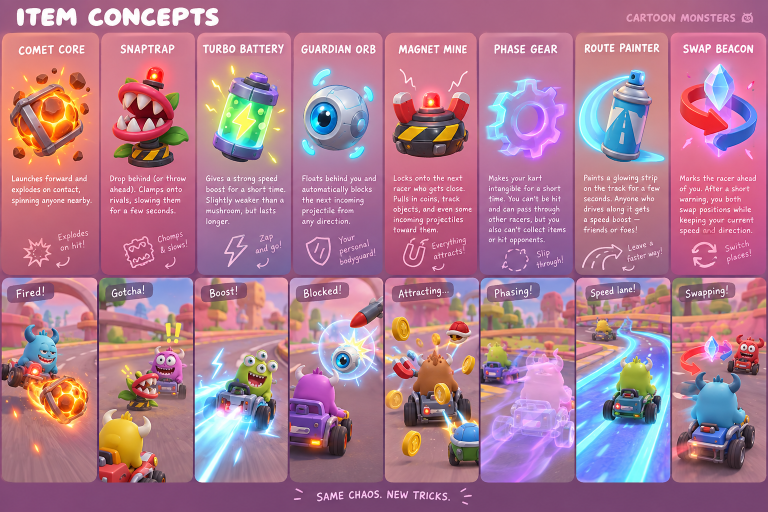
#> input picture art-source/concepts/items/item-concepts.png, 1536 x 1024 px (shown at 1/2 size)
$ python package_item_review.py
#> lines starting #> are read from the running program, lines starting #| are printed output that depends on the picture
"""Build contact sheets and documentation from actual Blender review renders.

Run with ordinary Python + Pillow, not Blender. No image generation is used.
"""
import json
from pathlib import Path
import shutil
from PIL import Image, ImageDraw, ImageFont, ImageOps

ROOT=Path(__file__).resolve().parents[2]
OUT=ROOT/'art-source/blender/items'
ITEMS=[('comet-core','Comet Core','03'),('snaptrap','Snaptrap','03'),
       ('turbo-battery','Turbo Battery','02'),('guardian-orb','Guardian Orb','03'),
       ('magnet-mine','Magnet Mine','02'),('phase-gear','Phase Gear','02'),
       ('route-painter','Route Painter','02'),('swap-beacon','Swap Beacon','03')]
NOTES={
 'comet-core':'Three passes: irregular basalt cells, narrower molten fissures, deeper orange rock, forged cage, rivets, orbiting rocks, and flame tips.',
 'snaptrap':'Three passes: connected dark-red mouth backing, separated upper/lower jaw parts, enlarged fangs, lowered foliage, tongue, and corrected warning-light seating.',
 'turbo-battery':'Two passes: purple end caps, lime reservoir, thin cyan glass, raised lightning badge, bubbles, and reduced glass refraction to keep the energy cell visible.',
 'guardian-orb':'Three passes: flattened eye assembly, narrower recessed seams, larger staggered ceramic panels, finer iris fibers, side ports, and floating cyan shield arcs.',
 'magnet-mine':'Two passes: broad hazard-striped puck, rounded horseshoe and silver poles, shorter pole height relative to the red beacon, front hatch, and mounting bolts.',
 'phase-gear':'Two passes: ten-tooth open-center gear, softened tooth corners, cyan-to-violet material bands, translucent body, and separate luminous edge geometry.',
 'route-painter':'Two passes: rolled can rims, inset spray aperture, drips separated from the curved tapering road graphic, raised road dashes, and optional cyan paint swoosh.',
 'swap-beacon':'Three passes: faceted crystal, separated red/blue ribbon heights, a reversed blue arrowhead, and a broad upper diamond with a distinct smaller spectral point below the loops.'}

def font(size):return ImageFont.truetype('/System/Library/Fonts/Helvetica.ttc',size)

overview=Image.new('RGB',(1920,1190),'#211A2B');d=ImageDraw.Draw(overview)
#> after `overview = Image.new('RGB', (1920, 1190), '#211A2B')`:
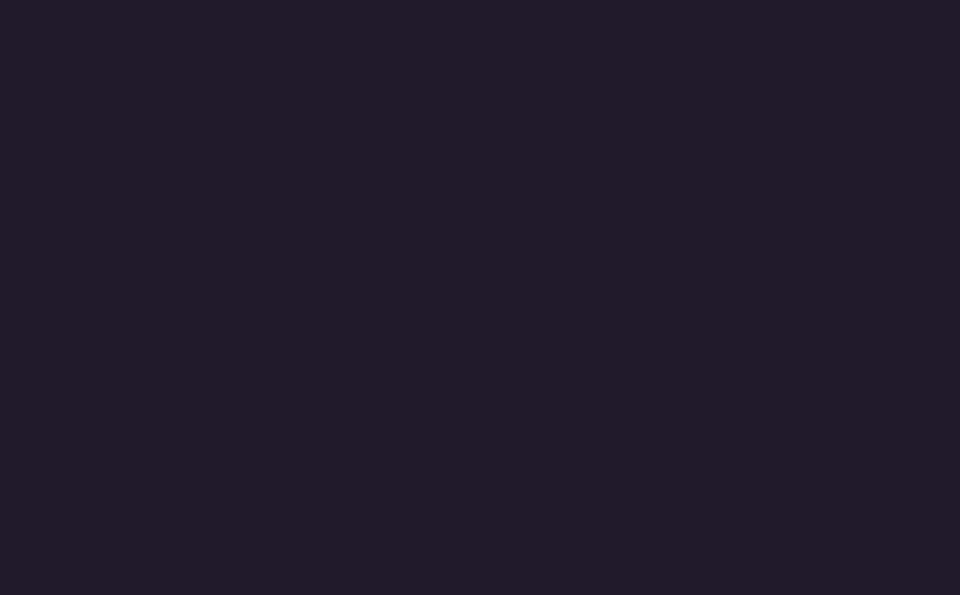
#> overview: PIL image 1920x1190 RGB (shown at 1/2 size); mean R, G, B 33, 26, 43
d.text((32,22),'ITEMS / BLENDER MODELS',font=font(42),fill='#FFFFFF')
d.text((34,80),'Eight editable models  /  Actual mesh renders  /  Preserved iteration passes',font=font(22),fill='#C9B7D2')
comparison=Image.new('RGB',(1440,2410),'#211A2B');cd=ImageDraw.Draw(comparison)
#> after `comparison = Image.new('RGB', (1440, 2410), '#211A2B')`:
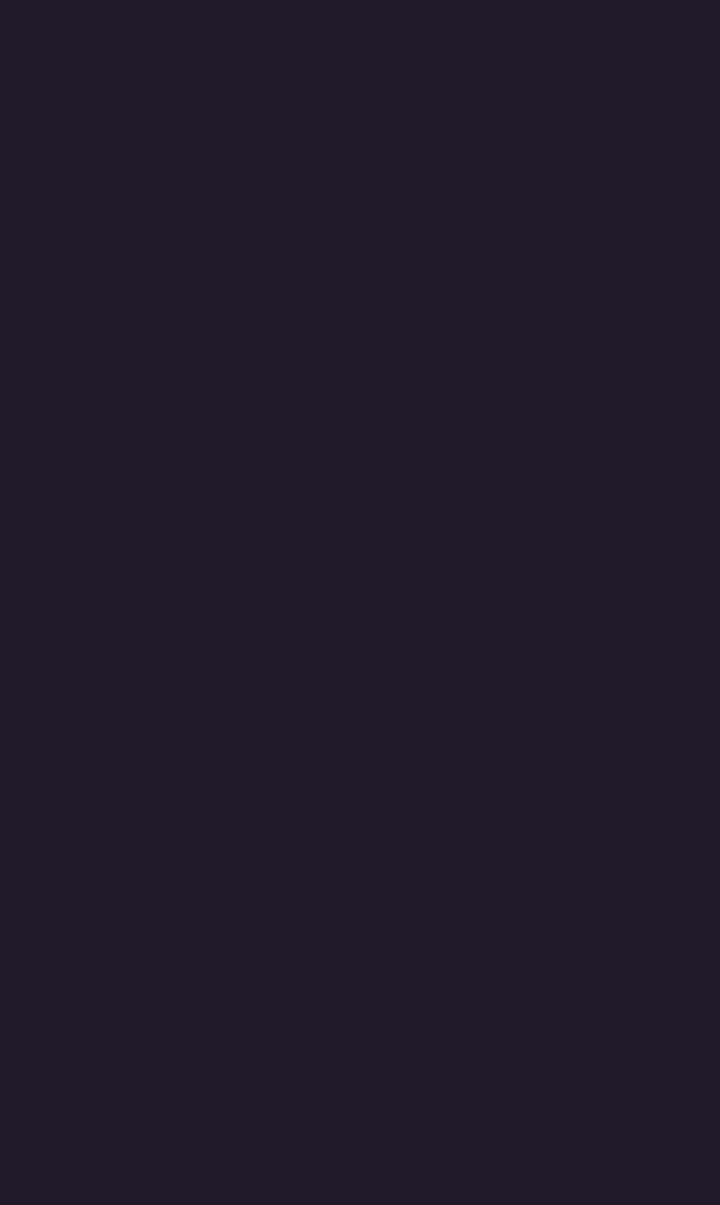
#> comparison: PIL image 1440x2410 RGB (shown at 1/2 size); mean R, G, B 33, 26, 43
cd.text((28,22),'CONCEPT  /  MODELED GEOMETRY',font=font(36),fill='white')
cd.text((30,72),'Supplied artwork at left. Blender render at right. Back surfaces are inferred.',font=font(20),fill='#C9B7D2')
concept=Image.open(ROOT/'art-source/concepts/items/item-concepts.png').convert('RGB')
table=[]
for i,(slug,title,rev) in enumerate(ITEMS):
    folder=OUT/slug;final=folder/'review/final';final.mkdir(exist_ok=True)
    for view in ['hero','front','rear']:
        src=folder/'review'/('v'+rev)/(view+'.png')
#> (the run stopped early here; a loop or call above may not have finished)
